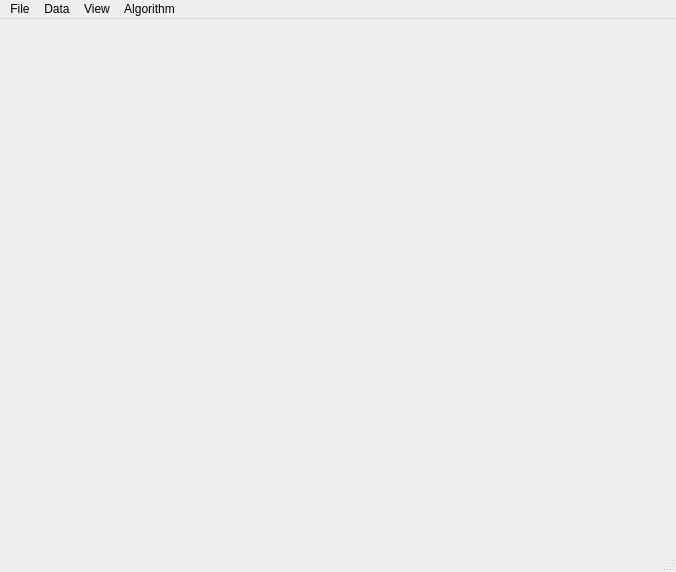
<?xml version="1.0" encoding="UTF-8"?>
<ui version="4.0">
 <author>Fernando de Goes</author>
 <class>MainWindow</class>
 <widget class="QMainWindow" name="MainWindow">
  <property name="geometry">
   <rect>
    <x>0</x>
    <y>0</y>
    <width>676</width>
    <height>572</height>
   </rect>
  </property>
  <property name="windowTitle">
   <string>Bounded BN-OT</string>
  </property>
  <widget class="QWidget" name="centralwidget">
   <layout class="QGridLayout">
    <item row="0" column="0">
     <widget class="GlViewer" name="viewer" native="true">
      <property name="focusPolicy">
       <enum>Qt::StrongFocus</enum>
      </property>
      <property name="locale">
       <locale language="English" country="UnitedStates"/>
      </property>
     </widget>
    </item>
   </layout>
  </widget>
  <widget class="QStatusBar" name="statusbar"/>
  <widget class="QMenuBar" name="menuBar">
   <property name="geometry">
    <rect>
     <x>0</x>
     <y>0</y>
     <width>676</width>
     <height>22</height>
    </rect>
   </property>
   <widget class="QMenu" name="menuFile">
    <property name="title">
     <string>File</string>
    </property>
    <addaction name="actionOpenPoints"/>
    <addaction name="actionSavePoints"/>
    <addaction name="actionSaveEPS"/>
    <addaction name="separator"/>
    <addaction name="actionSnapshot"/>
    <addaction name="actionClear"/>
   </widget>
   <widget class="QMenu" name="menuAlgorithm">
    <property name="title">
     <string>Algorithm</string>
    </property>
    <addaction name="actionToggleTimer"/>
    <addaction name="actionSetParameters"/>
    <addaction name="actionToggleFixedConnectivity"/>
    <addaction name="separator"/>
    <addaction name="actionResetWeights"/>
    <addaction name="actionFullOptimization"/>
    <addaction name="separator"/>
    <addaction name="actionOptimizeWeightsGD"/>
    <addaction name="actionOptimizeWeightsGDUntil"/>
    <addaction name="actionOptimizeWeightsNewton"/>
    <addaction name="actionOptimizeWeightsNewtonUntil"/>
    <addaction name="separator"/>
    <addaction name="actionOptimizePointsGD"/>
    <addaction name="actionOptimizePointsLloyd"/>
    <addaction name="separator"/>
    <addaction name="actionBreak_Regularity"/>
   </widget>
   <widget class="QMenu" name="menuView">
    <property name="title">
     <string>View</string>
    </property>
    <addaction name="actionViewDomain"/>
    <addaction name="actionViewPoints"/>
    <addaction name="separator"/>
    <addaction name="actionViewVertices"/>
    <addaction name="actionViewEdges"/>
    <addaction name="actionViewFaces"/>
    <addaction name="actionViewWeights"/>
    <addaction name="actionViewBoundedDual"/>
    <addaction name="actionViewDual"/>
    <addaction name="separator"/>
    <addaction name="actionViewCapacity"/>
    <addaction name="actionViewVariance"/>
    <addaction name="actionViewRegularity"/>
    <addaction name="actionViewRegularSites"/>
    <addaction name="separator"/>
    <addaction name="actionViewCapacityHistogram"/>
    <addaction name="actionViewWeightHistogram"/>
   </widget>
   <widget class="QMenu" name="menuData">
    <property name="title">
     <string>Data</string>
    </property>
    <addaction name="actionGenerateRandomPoints"/>
    <addaction name="actionGenerateGrid"/>
    <addaction name="actionGenerateHextille"/>
   </widget>
   <addaction name="menuFile"/>
   <addaction name="menuData"/>
   <addaction name="menuView"/>
   <addaction name="menuAlgorithm"/>
  </widget>
  <action name="actionOpenPoints">
   <property name="text">
    <string>Open DAT</string>
   </property>
   <property name="shortcut">
    <string>Ctrl+O</string>
   </property>
  </action>
  <action name="actionClear">
   <property name="text">
    <string>Clear</string>
   </property>
   <property name="shortcut">
    <string>Esc</string>
   </property>
  </action>
  <action name="actionViewPoints">
   <property name="checkable">
    <bool>true</bool>
   </property>
   <property name="checked">
    <bool>true</bool>
   </property>
   <property name="text">
    <string>Points</string>
   </property>
   <property name="shortcut">
    <string>P</string>
   </property>
  </action>
  <action name="actionViewVertices">
   <property name="checkable">
    <bool>true</bool>
   </property>
   <property name="checked">
    <bool>false</bool>
   </property>
   <property name="text">
    <string>Vertices</string>
   </property>
   <property name="shortcut">
    <string>V</string>
   </property>
  </action>
  <action name="actionViewEdges">
   <property name="checkable">
    <bool>true</bool>
   </property>
   <property name="checked">
    <bool>true</bool>
   </property>
   <property name="text">
    <string>Edges</string>
   </property>
   <property name="shortcut">
    <string>E</string>
   </property>
  </action>
  <action name="actionViewWeights">
   <property name="checkable">
    <bool>true</bool>
   </property>
   <property name="checked">
    <bool>true</bool>
   </property>
   <property name="text">
    <string>Weights</string>
   </property>
   <property name="shortcut">
    <string>W</string>
   </property>
  </action>
  <action name="actionOptimizeWeightsGD">
   <property name="text">
    <string>Opt-W Grad. Descent (one step)</string>
   </property>
   <property name="shortcut">
    <string>Z</string>
   </property>
  </action>
  <action name="actionViewDomain">
   <property name="checkable">
    <bool>true</bool>
   </property>
   <property name="checked">
    <bool>true</bool>
   </property>
   <property name="text">
    <string>Boundary</string>
   </property>
   <property name="shortcut">
    <string>B</string>
   </property>
  </action>
  <action name="actionSnapshot">
   <property name="text">
    <string>Snapshot</string>
   </property>
   <property name="shortcut">
    <string>Ctrl+C</string>
   </property>
  </action>
  <action name="actionViewDual">
   <property name="checkable">
    <bool>true</bool>
   </property>
   <property name="checked">
    <bool>false</bool>
   </property>
   <property name="text">
    <string>Unbounded Dual</string>
   </property>
   <property name="shortcut">
    <string>Shift+D</string>
   </property>
  </action>
  <action name="actionViewCapacity">
   <property name="checkable">
    <bool>true</bool>
   </property>
   <property name="text">
    <string>Capacity</string>
   </property>
   <property name="shortcut">
    <string>C</string>
   </property>
  </action>
  <action name="actionViewCapacityHistogram">
   <property name="checkable">
    <bool>true</bool>
   </property>
   <property name="text">
    <string>Capacity Histogram</string>
   </property>
   <property name="shortcut">
    <string>Shift+C</string>
   </property>
  </action>
  <action name="actionResetWeights">
   <property name="text">
    <string>Reset W</string>
   </property>
   <property name="shortcut">
    <string>Ctrl+R</string>
   </property>
  </action>
  <action name="actionGenerateRandomPoints">
   <property name="text">
    <string>Init X randomly</string>
   </property>
   <property name="shortcut">
    <string>I</string>
   </property>
  </action>
  <action name="actionOptimizePointsLloyd">
   <property name="text">
    <string>Opt-X Lloyd (one step)</string>
   </property>
   <property name="shortcut">
    <string>L</string>
   </property>
  </action>
  <action name="actionSavePoints">
   <property name="text">
    <string>Save DAT</string>
   </property>
   <property name="shortcut">
    <string>Ctrl+S</string>
   </property>
  </action>
  <action name="actionSetParameters">
   <property name="text">
    <string>Edit Parameters</string>
   </property>
   <property name="shortcut">
    <string>Ctrl+P</string>
   </property>
  </action>
  <action name="actionOptimizePointsGD">
   <property name="text">
    <string>Opt-X Grad. Descent (one step)</string>
   </property>
   <property name="shortcut">
    <string>X</string>
   </property>
  </action>
  <action name="actionOptimizeWeightsNewton">
   <property name="text">
    <string>Opt-W Newton (one step)</string>
   </property>
   <property name="shortcut">
    <string>K</string>
   </property>
  </action>
  <action name="actionGenerateGrid">
   <property name="text">
    <string>Init X in a grid</string>
   </property>
   <property name="shortcut">
    <string>G</string>
   </property>
  </action>
  <action name="actionGenerateHextille">
   <property name="text">
    <string>Init X in hex</string>
   </property>
   <property name="shortcut">
    <string>Shift+G</string>
   </property>
  </action>
  <action name="actionViewWeightHistogram">
   <property name="checkable">
    <bool>true</bool>
   </property>
   <property name="text">
    <string>Weight Histogram</string>
   </property>
   <property name="shortcut">
    <string>Shift+W</string>
   </property>
  </action>
  <action name="actionOptimizeWeightsNewtonUntil">
   <property name="text">
    <string>Opt-W Newton (convergence)</string>
   </property>
   <property name="shortcut">
    <string>Shift+K</string>
   </property>
  </action>
  <action name="actionOptimizeWeightsGDUntil">
   <property name="text">
    <string>Opt-W Grad. Descent (convergence)</string>
   </property>
   <property name="shortcut">
    <string>Shift+Z</string>
   </property>
  </action>
  <action name="actionViewVariance">
   <property name="checkable">
    <bool>true</bool>
   </property>
   <property name="text">
    <string>Variance</string>
   </property>
   <property name="shortcut">
    <string>U</string>
   </property>
  </action>
  <action name="actionDomainSquare">
   <property name="text">
    <string>Square</string>
   </property>
   <property name="shortcut">
    <string>2</string>
   </property>
  </action>
  <action name="actionDomainImage">
   <property name="enabled">
    <bool>true</bool>
   </property>
   <property name="text">
    <string>Image</string>
   </property>
   <property name="shortcut">
    <string>3</string>
   </property>
  </action>
  <action name="actionDomainProject">
   <property name="text">
    <string>Project</string>
   </property>
   <property name="shortcut">
    <string>/</string>
   </property>
  </action>
  <action name="actionViewFaces">
   <property name="checkable">
    <bool>true</bool>
   </property>
   <property name="text">
    <string>Faces</string>
   </property>
   <property name="shortcut">
    <string>F</string>
   </property>
  </action>
  <action name="actionViewBoundedDual">
   <property name="checkable">
    <bool>true</bool>
   </property>
   <property name="checked">
    <bool>true</bool>
   </property>
   <property name="text">
    <string>Bounded Dual</string>
   </property>
   <property name="shortcut">
    <string>D</string>
   </property>
  </action>
  <action name="actionFullOptimization">
   <property name="text">
    <string>Full Opt</string>
   </property>
   <property name="shortcut">
    <string>A</string>
   </property>
  </action>
  <action name="actionToggleFixedConnectivity">
   <property name="checkable">
    <bool>true</bool>
   </property>
   <property name="checked">
    <bool>false</bool>
   </property>
   <property name="text">
    <string>Fix Connectivity</string>
   </property>
   <property name="shortcut">
    <string>=</string>
   </property>
  </action>
  <action name="actionToggleTimer">
   <property name="checkable">
    <bool>true</bool>
   </property>
   <property name="text">
    <string>Activate Timer</string>
   </property>
   <property name="shortcut">
    <string>-</string>
   </property>
  </action>
  <action name="actionViewRegularity">
   <property name="checkable">
    <bool>true</bool>
   </property>
   <property name="text">
    <string>Regularity Score</string>
   </property>
   <property name="shortcut">
    <string>R</string>
   </property>
  </action>
  <action name="actionSaveEPS">
   <property name="text">
    <string>Save EPS</string>
   </property>
  </action>
  <action name="actionBreak_Regularity">
   <property name="text">
    <string>Break Regularity</string>
   </property>
   <property name="shortcut">
    <string>Shift+R</string>
   </property>
  </action>
  <action name="actionViewRegularSites">
   <property name="checkable">
    <bool>true</bool>
   </property>
   <property name="text">
    <string>Regular Sites (based on tau)</string>
   </property>
   <property name="shortcut">
    <string>Alt+R</string>
   </property>
  </action>
 </widget>
 <customwidgets>
  <customwidget>
   <class>GlViewer</class>
   <extends>QWidget</extends>
   <header>glviewer.h</header>
   <container>1</container>
  </customwidget>
 </customwidgets>
 <resources/>
 <connections/>
</ui>
